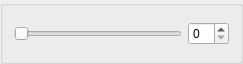
<?xml version="1.0" encoding="UTF-8"?>
<ui version="4.0">
 <class>_SliderBox</class>
 <widget class="QGroupBox" name="_SliderBox">
  <property name="geometry">
   <rect>
    <x>0</x>
    <y>0</y>
    <width>243</width>
    <height>64</height>
   </rect>
  </property>
  <property name="windowTitle">
   <string>GroupBox</string>
  </property>
  <layout class="QHBoxLayout" name="horizontalLayout">
   <item>
    <widget class="QSlider" name="slider">
     <property name="orientation">
      <enum>Qt::Horizontal</enum>
     </property>
    </widget>
   </item>
   <item>
    <widget class="QSpinBox" name="spinBox"/>
   </item>
  </layout>
 </widget>
 <resources/>
 <connections>
  <connection>
   <sender>slider</sender>
   <signal>valueChanged(int)</signal>
   <receiver>spinBox</receiver>
   <slot>setValue(int)</slot>
   <hints>
    <hint type="sourcelabel">
     <x>104</x>
     <y>40</y>
    </hint>
    <hint type="destinationlabel">
     <x>224</x>
     <y>40</y>
    </hint>
   </hints>
  </connection>
  <connection>
   <sender>spinBox</sender>
   <signal>valueChanged(int)</signal>
   <receiver>slider</receiver>
   <slot>setValue(int)</slot>
   <hints>
    <hint type="sourcelabel">
     <x>224</x>
     <y>40</y>
    </hint>
    <hint type="destinationlabel">
     <x>104</x>
     <y>40</y>
    </hint>
   </hints>
  </connection>
 </connections>
</ui>
